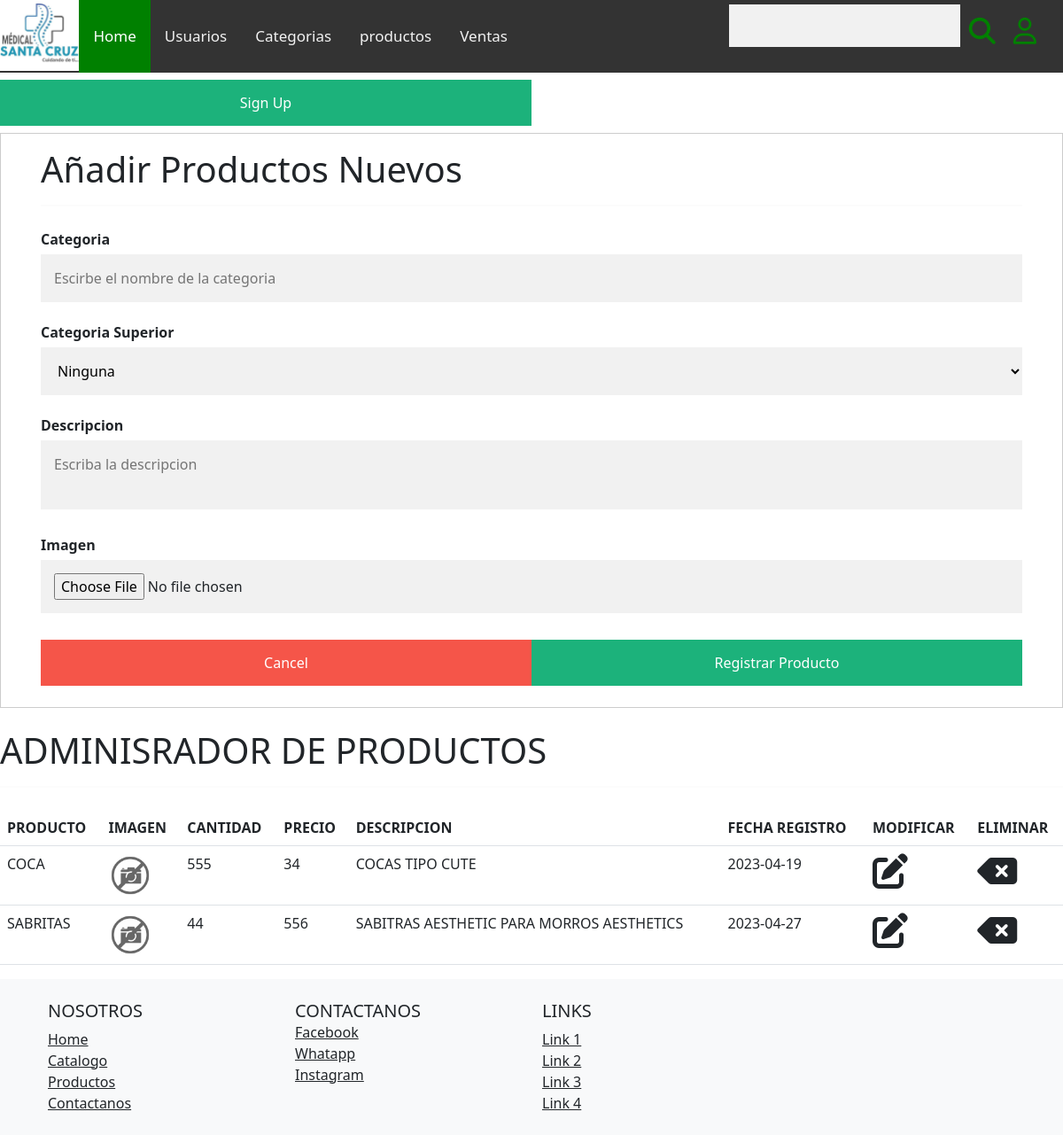
Page /admin/productos.php on the committed database.
### tables this page shows
CREATE TABLE `productos` (
  `id` int(4) UNSIGNED NOT NULL,
  `producto` varchar(200) NOT NULL,
  `img` varchar(300) NOT NULL DEFAULT 'img/productos/default.png',
  `catId` int(200) DEFAULT NULL,
  `precio` float(6,2) DEFAULT NULL,
  `descripcion` varchar(250) DEFAULT NULL,
  `fechaReg` date DEFAULT NULL
);

### admin/productos.php (the view, shortened to what this page needs)
<?php
include("../conexion.php");
include("encabezado.php");
?>
<button onclick="document.getElementById('id01').style.display='block'">Sign Up</button>
<form action="altaProductos.php" style="border:1px solid #ccc">
    <div class="container">
        <h1>Añadir Productos Nuevos</h1>
        <hr>
        <label for="categoria"><b>Categoria</b></label>
        <input type="text" placeholder="Escirbe el nombre de la categoria" name="categoria" required>
        <label for="categoriaSup"><b>Categoria Superior</b></label>
        <select name="categoriaSup" id="" style=" min-width: 100%">
            <option value="0">Ninguna</option>
        </select>
        <label for="descripcion"><b>Descripcion</b></label>
        <textarea name="descripcion" id="descripcion" placeholder="Escriba la descripcion"
            style=" min-width: 100%;   resize: none;"></textarea>
        <label for="imgen"><b>Imagen</b></label>
        <input type="file" name="imagen" required style="min-width: 100%;">
        <div class="clearfix">
            <button type="button" class="cancelbtn">Cancel</button>
            <button type="submit" class="signupbtn">Registrar Producto</button>
        </div>
    </div>
</form>
<br>
<h1>ADMINISRADOR DE PRODUCTOS</h1>
<hr>
<table class="table">
    <thead class="thead-dark">
        <tr class="bg-primary">
            <th scope="col">PRODUCTO</th>
            <th scope="col">IMAGEN</th>
            <th scope="col">CANTIDAD</th>
            <th scope="col">PRECIO</th>
            <th scope="col">DESCRIPCION</th>
            <th scope="col">FECHA REGISTRO</th>
            <th scope="col">MODIFICAR</th>
            <th scope="col">ELIMINAR</th>
        </tr>
    </thead>
    <tbody>
        <?php
        $stmt = $conn->prepare("SELECT * FROM productos");
        $stmt->setFetchMode(PDO::FETCH_OBJ);
        $stmt->execute();
        while ($row = $stmt->fetch(PDO::FETCH_OBJ)) {
            echo '<tr>
        <td scope="row">' . $row->producto . '</td>
        <td><img src="../' . $row->img . '" alt="" srcset="" style="width: 50px" ></td>
        <td>' . $row->catId . '</td>
        <td>' . $row->precio . '</td>
        <td>' . $row->descripcion . '</td>
        <td>' . $row->fechaReg . '</td>
        <td><i class="fa-solid fa-pen-to-square"  style="font-size: 40px"></i></td>
        <td><i class="fa-solid fa-delete-left" style="font-size: 40px"></i></td>
    </tr>';
        }
        ?>
    </tbody>
</table>
<?php
include("footer.php");
?>

### css/estilos.css (style rules this page uses)
body { margin: auto; }

### admin/css/styles.css (style rules this page uses)
* { box-sizing: border-box; }
input[type="text"], input[type="file"], input[type="email"], input[type="password"], textarea, select { width: 100%; padding: 15px; margin: 5px 0 22px 0; display: inline-block; border: none; background: #f1f1f1; }
button { background-color: #04aa6d; color: white; padding: 14px 20px; margin: 8px 0; border: none; cursor: pointer; width: 50%; opacity: 0.9; }
.cancelbtn { padding: 14px 20px; background-color: #f44336; }
.cancelbtn, .signupbtn { float: left; width: 50%; }
.container { padding: 16px; }
hr { border: 1px solid #f1f1f1; margin-bottom: 25px; }
.clearfix::after { content: ""; clear: both; display: table; }

### rows in the picture
productos: producto "COCA", img (placeholder picture), catId "555", precio "34", descripcion "COCAS TIPO CUTE", fechaReg "2023-04-19"
productos: producto "SABRITAS", img (placeholder picture), catId "44", precio "556", descripcion "SABITRAS AESTHETIC PARA MORROS AESTHETICS", fechaReg "2023-04-27"
